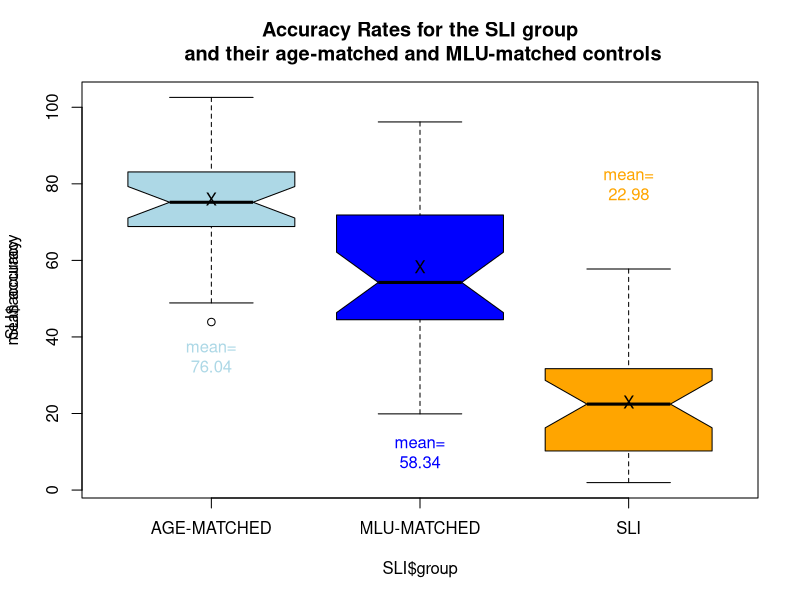

This chart was generated by the following R code:
#PS9

#You test children with specific language impairment (SLI), age-matched controls (AGE_mat), and MLU-matched controls (MLU_mat) on a particular grammatical morpheme type in Language X. You want to know whether the children with specific language impairment produce this form less accurately than each of the control groups. The dataset 'SLI' presents the mean accuracy rate (i.e., the percent correct) on this form for each participant in this experiment.

#The answer to this question should include 
	#(i) descriptive statistics and an illustrative graph
	#(ii) the complete set of code that you used to analyze these data (annotated to justify your analyses!)
	#(iii) a very short write-up of the results of your analyses

SLI=read.csv("SLI.csv", header=T)
tapply(SLI$accuracy, SLI$group, mean)
tapply(SLI$accuracy, SLI$group, sd)
boxplot(SLI$accuracy~SLI$group, names=c("AGE-MATCHED", "MLU-MATCHED", "SLI"), col=c("lightblue", "blue", "orange"), notch=T);
text(1:3, tapply(SLI$accuracy, SLI$group, mean), "X")
text(1:3, c(35, 10, 80), labels=paste("mean=\n", round(tapply(SLI$accuracy, SLI$group, mean), 2), sep=""), col=c("lightblue", "blue", "orange"))
title(main="Accuracy Rates for the SLI group\n and their age-matched and MLU-matched controls", ylab = "mean accuracy")
tapply(SLI$accuracy, SLI$group, shapiro.test)
bartlett.test(SLI$accuracy~SLI$group)
shapiro.test(residuals(lm(SLI$accuracy~SLI$group)))
summary(aov(SLI$accuracy~SLI$group))
t.test(SLI$accuracy[SLI$group=="SLI"], SLI$accuracy[SLI$group=="AGE_mat"], var.equal=TRUE)
t.test(SLI$accuracy[SLI$group=="SLI"], SLI$accuracy[SLI$group=="MLU_mat"], var.equal=TRUE)

#There was a significant difference among the mean accuracy rates for the three groups, F(2,87)=95.60, p < .001. Planned comparisons showed the SLI group produced form X less accurately than both their age-matched controls (t(58)=15.37, p<.001) and MLU-matched controls (t(58)=8.47, p<.001).


#If we did not have planned comparisions....

t.test(SLI$accuracy[SLI$group=="SLI"], SLI$accuracy[SLI$group=="AGE_mat"], var.equal=TRUE)
t.test(SLI$accuracy[SLI$group=="SLI"], SLI$accuracy[SLI$group=="MLU_mat"], var.equal=TRUE)
t.test(SLI$accuracy[SLI$group=="MLU_mat"], SLI$accuracy[SLI$group=="AGE_mat"], var.equal=TRUE)
#(with a Bonferroni-corrected alpha of .05/3, or .0167)

TukeyHSD(aov(SLI$accuracy~SLI$group))
